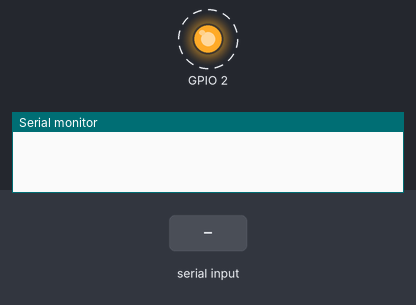
This sketch was run on a simulated ESP8266 (NodeMCU). Shown: output pins drawn as LEDs (lit = HIGH), the last lines printed to the serial monitor. Dashed ring = blinking. The test bench sets the inputs (shaded band). WiFi joins after 1.5 s; servers stay silent unless stated; the Firebase database answers and starts empty.

Above: at 2.9 s.
3.3 s: "/system/ping\n" received over Serial
At 4.5 s:
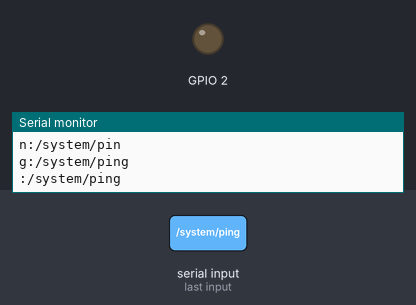
4.9 s: "/power\n" received over Serial
6.4 s: "/actuators/\n" received over Serial
At 11.6 s:
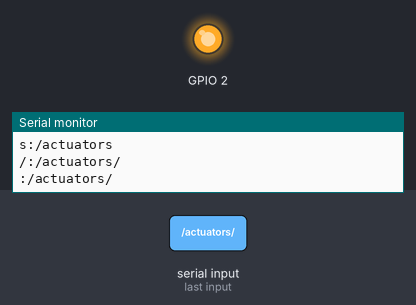
Timing chart, 0 to 13.1 s (numbered marks = the images above; inputs shaded):
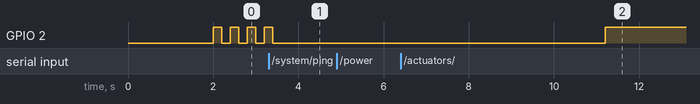

The sketch:

ESP02.ino
```cpp
#include <ESP8266WiFi.h>
#include <ArduinoJson.h>
#include <FirebaseArduino.h>

#define _DEBUG_ 0

#ifdef _DEBUG_
#define WIFI_SSID "TeleCentro-3964"
#define WIFI_PASSWORD "271097533"
#else
#define WIFI_SSID "Cerberus"
#define WIFI_PASSWORD "tormentasolar"
#endif
#define FIREBASE_HOST "cerberus-rayquendev.firebaseio.com"
#define FIREBASE_AUTH "MTxmcq7dCu9tGNuvAOGZqm9wOnpLXtbLMtXbUym9"

#define LED 2

unsigned int wifiStatusPrevious;
unsigned int wifiStatus;
bool wifiStatusChanged;
bool wifiConnectTry;

#define FB_DISCONNECT 0
#define FB_RECONNECT 1
#define FB_CONFIGURE 2
#define FB_RUN 3

unsigned long currentTime;
unsigned long instantFirebaseReconnection;
const unsigned long lapseFirebaseReconnection = 2000;

unsigned int firebaseStatus = FB_DISCONNECT;

class Debug{
  public:
  void print(String a){
    Serial.print(a);
  }
  void println(String a){
    Serial.println(a);
  }
};

Debug debug;

String eventType,eventPath,eventData;
unsigned int continuousErroresData;
unsigned int continuousErroresReconnect;


/*
 * Genera un parpadeo del led del ESP01, para poder tener un feedback rapido
 * sobre la instancia y estado del esp
 * Posee 5 modos de parpadeo claramente distinguidos. Los significados seran:
 * verySlow:  funciona todo correctamente
 * Slow:
 * Normal:  se conecto a wifi, pero falta firebase
 * Fast:
 * veryFast:  reiniciando, no hay conexion wifi ni tampoco con firebase
 */
class LedMonitor{
  private:
  unsigned int led;
  unsigned long currentTime;
  unsigned long lapse;
  unsigned int lapseHigh;
  unsigned int lapseLow;

  public:
  LedMonitor(unsigned int pin){
    led = pin;
    pinMode(led, OUTPUT);
    normal();
    lapse = millis();
  }

  void setBlink(unsigned int high, unsigned int low){
    lapseHigh = high;
    lapseLow = low;
  }
  void verySlow(){
    setBlink(4000,4000);
  }

  void slow(){
    setBlink(2000,2000);
  }

  void normal(){
    setBlink(1000,1000);
  }

  void fast(){
    setBlink(500,500);
  }

  void veryFast(){
    setBlink(200,200);
  }

  void Loop(){
    currentTime = millis();
    if ( currentTime - lapse > lapseHigh + lapseLow ){
      digitalWrite(led, HIGH);
      lapse = currentTime;
    }else{
      if ( currentTime - lapse > lapseHigh ){
        digitalWrite(led, LOW);
      }
    }
  }
};

LedMonitor led(2);

bool checkConnection(){
  Firebase.getString("/test");
  if ( Firebase.success() ){
    return true;
  }else{
    return false;
  }
}

bool streamBegin( String path ){
  Firebase.stream( path );
  if ( Firebase.success() ){
    return true;
  }else{
    return false;
  }
}

void sendPing(){
  Serial.print("PING;");
}
void sendSetPower(String data){
  Serial.print("PWR="+data+";");
}
void sendSetActuator(unsigned int id, String data){
  Serial.print("A="+String(id)+","+data+";");
}
void sendSetSensor(unsigned int id, String data){
  Serial.print("S="+String(id)+","+data+";");
}

void setup()
{
  Serial.begin(115200);

  led.veryFast();

  /*
   * Preparo los elementos para controlar la conexion wifi
   */
  wifiStatusChanged = false;
  wifiStatus = WL_DISCONNECTED;
  wifiStatusPrevious = WL_DISCONNECTED;
  wifiConnectTry=false;

  WiFi.setAutoConnect(true);
  WiFi.setAutoReconnect(true);

  delay(2000);

  Firebase.begin(FIREBASE_HOST,FIREBASE_AUTH);
}

void loop () {
  currentTime = millis();
  led.Loop();

  wifiStatusPrevious = wifiStatus;
  wifiStatus = WiFi.status();
  if ( wifiStatusPrevious != wifiStatus ){
    wifiStatusChanged = true;
  }else{
    wifiStatusChanged = false;
  }

  switch ( wifiStatus ){


    case WL_CONNECTED:{
      if ( wifiStatusChanged ){
        //debug.println("WL_CONNECTED");
        led.normal();
        firebaseStatus = FB_RECONNECT;
        instantFirebaseReconnection = currentTime + lapseFirebaseReconnection;
      }
      else{
        switch ( firebaseStatus ){
          case FB_RECONNECT:{
            if ( currentTime - instantFirebaseReconnection > lapseFirebaseReconnection ){
              if ( checkConnection() ){
                if ( streamBegin("/preferredStatus") ){
                  firebaseStatus = FB_RUN;
                  led.verySlow();
                  continuousErroresReconnect=0;
                }else{
                  instantFirebaseReconnection = currentTime;
                  continuousErroresReconnect++;
                }
              }else{
                instantFirebaseReconnection = currentTime;
                continuousErroresReconnect++;
              }

              if ( continuousErroresReconnect>5 ){
                ESP.reset();
              }
            }
          }break;

          case FB_RUN:{
            while ( Firebase.available() ){
              FirebaseObject event = Firebase.readEvent();
              eventType = event.getString("type");
              if ( eventType!="" ){
                eventPath = event.getString("path");
                eventData = event.getString("data");
                if ( eventData!="" ){
                  if ( eventPath == "/system/ping"){
                    sendPing();
                  }
                  if ( eventPath == "/power" ){
                    sendSetPower(eventData);
                  }
                  if ( eventPath.indexOf("/actuators/")>=0 ){
                    unsigned int id = String(eventPath.charAt( eventPath.length()-1 )).toInt();
                    sendSetActuator(id,eventData);
                  }
                  if ( eventPath.indexOf("/sensors/")>=0 ){
                    unsigned int id = String(eventPath.charAt( eventPath.length()-1 )).toInt();
                    sendSetSensor(id,eventData);
                  }
                }
              }
            }
          }break;
        }
      }
    }break;
    default:{
      led.veryFast();
      if ( wifiStatusChanged ){
        wifiConnectTry=false;
      }else{
        if ( !wifiConnectTry ){
          wifiConnectTry = true;
          WiFi.begin(WIFI_SSID, WIFI_PASSWORD);
        }
      }
    }break;
  }

  String comand;
  bool newComand = false;

  while( Serial.available() ){
    char c = Serial.read();
    if ( c=='\n' || c=='\r' ){
      //ignoro los caracteres de carreo y nueva linea
    }else{
      if ( c==';' ){
        //siginfica que se ha terminado un nuevo comando
        newComand=true;
      }else{
        //acumulando el comando
        comand=comand+String(c);
      }
    }

    Serial.println(String(c)+":"+comand);

    if ( newComand ){
      Firebase.setString("/newStatus", comand);
      if ( Firebase.success() ){
        Serial.print(comand+";");
        continuousErroresData = 0;
      }else{
        Serial.print("FAIL;");
        continuousErroresData++;
      }

      newComand = false;
      comand = "";
    }
  }

  if ( continuousErroresData>5 ){
    //se debe tratar de reconectar o reiniciar
    ESP.reset();
  }
}
```
